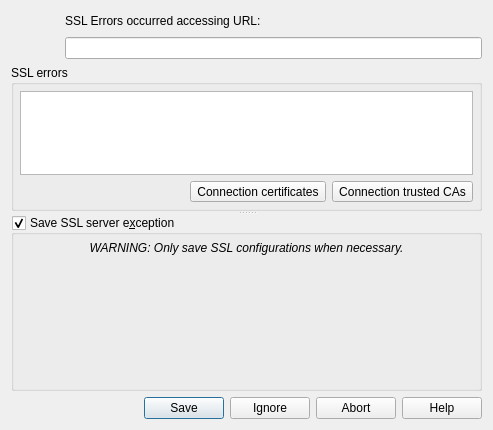
<?xml version="1.0" encoding="UTF-8"?>
<ui version="4.0">
 <class>QgsAuthSslErrorsDialog</class>
 <widget class="QDialog" name="QgsAuthSslErrorsDialog">
  <property name="geometry">
   <rect>
    <x>0</x>
    <y>0</y>
    <width>493</width>
    <height>430</height>
   </rect>
  </property>
  <property name="contextMenuPolicy">
   <enum>Qt::PreventContextMenu</enum>
  </property>
  <property name="windowTitle">
   <string>Custom Certificate Configuration</string>
  </property>
  <layout class="QVBoxLayout" name="verticalLayout">
   <item>
    <layout class="QHBoxLayout" name="horizontalLayout_3">
     <item>
      <widget class="QLabel" name="lblWarningIcon">
       <property name="sizePolicy">
        <sizepolicy hsizetype="Maximum" vsizetype="Maximum">
         <horstretch>0</horstretch>
         <verstretch>0</verstretch>
        </sizepolicy>
       </property>
       <property name="minimumSize">
        <size>
         <width>48</width>
         <height>48</height>
        </size>
       </property>
       <property name="maximumSize">
        <size>
         <width>48</width>
         <height>48</height>
        </size>
       </property>
       <property name="text">
        <string/>
       </property>
      </widget>
     </item>
     <item>
      <layout class="QVBoxLayout" name="verticalLayout_4">
       <property name="spacing">
        <number>6</number>
       </property>
       <item>
        <widget class="QLabel" name="lblErrorsText">
         <property name="text">
          <string>SSL Errors occurred accessing URL:</string>
         </property>
         <property name="wordWrap">
          <bool>true</bool>
         </property>
        </widget>
       </item>
       <item>
        <widget class="QLineEdit" name="leUrl">
         <property name="readOnly">
          <bool>true</bool>
         </property>
        </widget>
       </item>
      </layout>
     </item>
    </layout>
   </item>
   <item>
    <widget class="QSplitter" name="splitter">
     <property name="orientation">
      <enum>Qt::Vertical</enum>
     </property>
     <property name="childrenCollapsible">
      <bool>false</bool>
     </property>
     <widget class="QgsCollapsibleGroupBoxBasic" name="grpbxSslErrors">
      <property name="sizePolicy">
       <sizepolicy hsizetype="Preferred" vsizetype="Preferred">
        <horstretch>0</horstretch>
        <verstretch>1</verstretch>
       </sizepolicy>
      </property>
      <property name="title">
       <string>SSL errors</string>
      </property>
      <layout class="QVBoxLayout" name="verticalLayout_3">
       <property name="spacing">
        <number>6</number>
       </property>
       <property name="leftMargin">
        <number>6</number>
       </property>
       <property name="topMargin">
        <number>6</number>
       </property>
       <property name="rightMargin">
        <number>6</number>
       </property>
       <property name="bottomMargin">
        <number>6</number>
       </property>
       <item>
        <widget class="QPlainTextEdit" name="teSslErrors">
         <property name="readOnly">
          <bool>true</bool>
         </property>
        </widget>
       </item>
       <item>
        <layout class="QHBoxLayout" name="horizontalLayout">
         <item>
          <spacer name="horizontalSpacer">
           <property name="orientation">
            <enum>Qt::Horizontal</enum>
           </property>
           <property name="sizeHint" stdset="0">
            <size>
             <width>1</width>
             <height>1</height>
            </size>
           </property>
          </spacer>
         </item>
         <item>
          <widget class="QToolButton" name="btnChainInfo">
           <property name="toolTip">
            <string>Show information for certificate chain</string>
           </property>
           <property name="text">
            <string>Connection certificates</string>
           </property>
           <property name="icon">
            <iconset resource="../../../images/images.qrc">
             <normaloff>:/images/themes/default/propertyicons/metadata.svg</normaloff>:/images/themes/default/propertyicons/metadata.svg</iconset>
           </property>
           <property name="toolButtonStyle">
            <enum>Qt::ToolButtonTextBesideIcon</enum>
           </property>
          </widget>
         </item>
         <item>
          <widget class="QToolButton" name="btnChainCAs">
           <property name="toolTip">
            <string>Show information for certificate chain</string>
           </property>
           <property name="text">
            <string>Connection trusted CAs</string>
           </property>
           <property name="icon">
            <iconset resource="../../../images/images.qrc">
             <normaloff>:/images/themes/default/propertyicons/metadata.svg</normaloff>:/images/themes/default/propertyicons/metadata.svg</iconset>
           </property>
           <property name="toolButtonStyle">
            <enum>Qt::ToolButtonTextBesideIcon</enum>
           </property>
          </widget>
         </item>
        </layout>
       </item>
      </layout>
     </widget>
     <widget class="QgsCollapsibleGroupBoxBasic" name="grpbxSslConfig">
      <property name="sizePolicy">
       <sizepolicy hsizetype="Preferred" vsizetype="Preferred">
        <horstretch>0</horstretch>
        <verstretch>5</verstretch>
       </sizepolicy>
      </property>
      <property name="title">
       <string>Save SSL server e&amp;xception</string>
      </property>
      <property name="checkable">
       <bool>true</bool>
      </property>
      <layout class="QVBoxLayout" name="verticalLayout_2">
       <property name="spacing">
        <number>12</number>
       </property>
       <property name="leftMargin">
        <number>6</number>
       </property>
       <property name="topMargin">
        <number>6</number>
       </property>
       <property name="rightMargin">
        <number>6</number>
       </property>
       <property name="bottomMargin">
        <number>6</number>
       </property>
       <item>
        <widget class="QLabel" name="lblWarningText">
         <property name="sizePolicy">
          <sizepolicy hsizetype="Preferred" vsizetype="Maximum">
           <horstretch>0</horstretch>
           <verstretch>0</verstretch>
          </sizepolicy>
         </property>
         <property name="font">
          <font>
           <italic>true</italic>
          </font>
         </property>
         <property name="text">
          <string>WARNING: Only save SSL configurations when necessary.</string>
         </property>
         <property name="alignment">
          <set>Qt::AlignCenter</set>
         </property>
        </widget>
       </item>
       <item>
        <widget class="QgsAuthSslConfigWidget" name="wdgtSslConfig" native="true"/>
       </item>
      </layout>
     </widget>
    </widget>
   </item>
   <item>
    <layout class="QHBoxLayout" name="horizontalLayout_2">
     <item>
      <widget class="QDialogButtonBox" name="buttonBox">
       <property name="orientation">
        <enum>Qt::Horizontal</enum>
       </property>
       <property name="standardButtons">
        <set>QDialogButtonBox::Abort|QDialogButtonBox::Help|QDialogButtonBox::Ignore|QDialogButtonBox::Save</set>
       </property>
      </widget>
     </item>
    </layout>
   </item>
  </layout>
 </widget>
 <customwidgets>
  <customwidget>
   <class>QgsAuthSslConfigWidget</class>
   <extends>QWidget</extends>
   <header>qgsauthsslconfigwidget.h</header>
   <container>1</container>
  </customwidget>
  <customwidget>
   <class>QgsCollapsibleGroupBoxBasic</class>
   <extends>QGroupBox</extends>
   <header>qgscollapsiblegroupbox.h</header>
   <container>1</container>
  </customwidget>
 </customwidgets>
 <tabstops>
  <tabstop>leUrl</tabstop>
  <tabstop>teSslErrors</tabstop>
  <tabstop>btnChainInfo</tabstop>
  <tabstop>btnChainCAs</tabstop>
  <tabstop>grpbxSslConfig</tabstop>
 </tabstops>
 <resources>
  <include location="../../../images/images.qrc"/>
 </resources>
 <connections/>
</ui>
